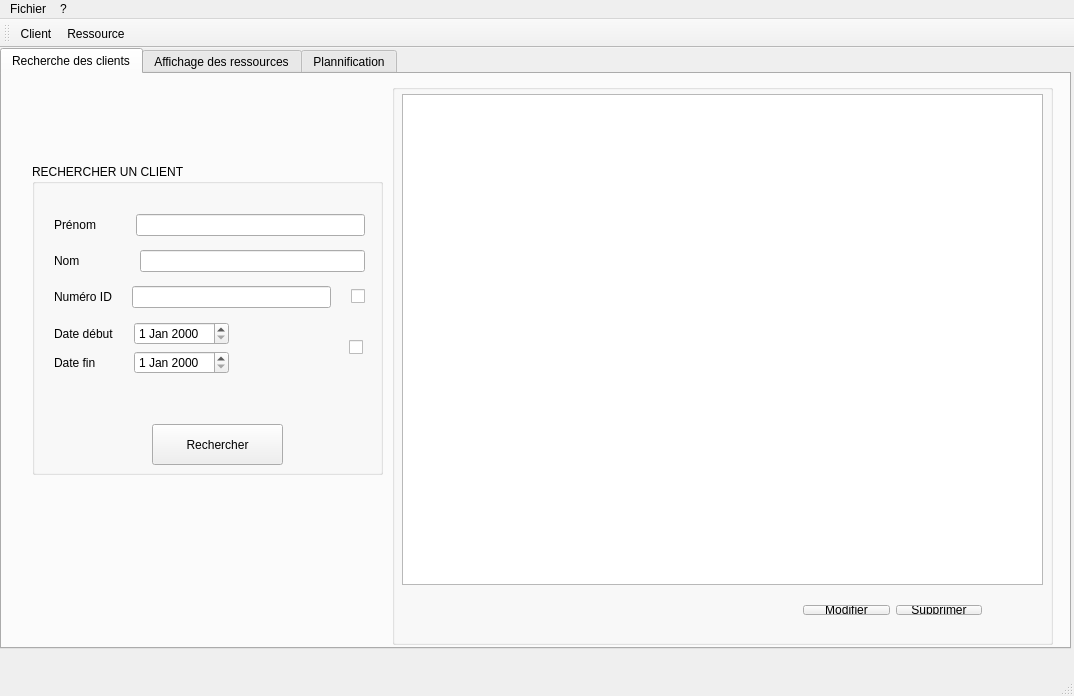
<?xml version="1.0" encoding="UTF-8"?>
<ui version="4.0">
 <class>MainWindow</class>
 <widget class="QMainWindow" name="MainWindow">
  <property name="geometry">
   <rect>
    <x>0</x>
    <y>0</y>
    <width>1074</width>
    <height>696</height>
   </rect>
  </property>
  <property name="windowTitle">
   <string>MainWindow</string>
  </property>
  <widget class="QWidget" name="centralWidget">
   <widget class="QTabWidget" name="tabWidget">
    <property name="geometry">
     <rect>
      <x>0</x>
      <y>0</y>
      <width>1071</width>
      <height>601</height>
     </rect>
    </property>
    <property name="currentIndex">
     <number>0</number>
    </property>
    <widget class="QWidget" name="widget">
     <attribute name="title">
      <string>Recherche des clients</string>
     </attribute>
     <widget class="QGroupBox" name="groupBox">
      <property name="geometry">
       <rect>
        <x>30</x>
        <y>90</y>
        <width>351</width>
        <height>311</height>
       </rect>
      </property>
      <property name="title">
       <string>RECHERCHER UN CLIENT</string>
      </property>
      <widget class="QPushButton" name="pushButton_recherche">
       <property name="geometry">
        <rect>
         <x>120</x>
         <y>260</y>
         <width>131</width>
         <height>41</height>
        </rect>
       </property>
       <property name="text">
        <string>Rechercher</string>
       </property>
      </widget>
      <widget class="QWidget" name="layoutWidget">
       <property name="geometry">
        <rect>
         <x>11</x>
         <y>31</y>
         <width>333</width>
         <height>201</height>
        </rect>
       </property>
       <layout class="QVBoxLayout" name="verticalLayout_2">
        <item>
         <layout class="QHBoxLayout" name="horizontalLayout_4">
          <property name="spacing">
           <number>40</number>
          </property>
          <item>
           <widget class="QLabel" name="label_2">
            <property name="text">
             <string>Prénom</string>
            </property>
           </widget>
          </item>
          <item>
           <widget class="QLineEdit" name="lineEdit_prenom">
            <property name="text">
             <string extracomment="Mon prenom"/>
            </property>
           </widget>
          </item>
         </layout>
        </item>
        <item>
         <layout class="QHBoxLayout" name="horizontalLayout_5">
          <property name="spacing">
           <number>60</number>
          </property>
          <item>
           <widget class="QLabel" name="label">
            <property name="text">
             <string>Nom</string>
            </property>
           </widget>
          </item>
          <item>
           <widget class="QLineEdit" name="lineEdit_nom"/>
          </item>
         </layout>
        </item>
        <item>
         <layout class="QHBoxLayout" name="horizontalLayout_3">
          <property name="spacing">
           <number>20</number>
          </property>
          <item>
           <widget class="QLabel" name="label_3">
            <property name="text">
             <string>Numéro ID</string>
            </property>
           </widget>
          </item>
          <item>
           <widget class="QLineEdit" name="lineEdit_numeroID"/>
          </item>
          <item>
           <widget class="QCheckBox" name="checkBox_id">
            <property name="text">
             <string/>
            </property>
           </widget>
          </item>
         </layout>
        </item>
        <item>
         <layout class="QHBoxLayout" name="horizontalLayout_6">
          <property name="spacing">
           <number>120</number>
          </property>
          <item>
           <layout class="QVBoxLayout" name="verticalLayout">
            <item>
             <layout class="QHBoxLayout" name="horizontalLayout_2">
              <property name="spacing">
               <number>20</number>
              </property>
              <item>
               <widget class="QLabel" name="label_4">
                <property name="text">
                 <string>Date début</string>
                </property>
               </widget>
              </item>
              <item>
               <widget class="QDateEdit" name="dateEdit_debutRecherche"/>
              </item>
             </layout>
            </item>
            <item>
             <layout class="QHBoxLayout" name="horizontalLayout">
              <property name="spacing">
               <number>27</number>
              </property>
              <item>
               <widget class="QLabel" name="label_5">
                <property name="text">
                 <string>Date fin</string>
                </property>
               </widget>
              </item>
              <item>
               <widget class="QDateEdit" name="dateEdit_finRecherche">
                <property name="dateTime">
                 <datetime>
                  <hour>0</hour>
                  <minute>0</minute>
                  <second>0</second>
                  <year>2000</year>
                  <month>1</month>
                  <day>1</day>
                 </datetime>
                </property>
                <property name="maximumDate">
                 <date>
                  <year>7999</year>
                  <month>12</month>
                  <day>21</day>
                 </date>
                </property>
               </widget>
              </item>
             </layout>
            </item>
           </layout>
          </item>
          <item>
           <widget class="QCheckBox" name="checkBox_dates">
            <property name="text">
             <string/>
            </property>
           </widget>
          </item>
         </layout>
        </item>
       </layout>
      </widget>
     </widget>
     <widget class="QGroupBox" name="groupBox_2">
      <property name="geometry">
       <rect>
        <x>390</x>
        <y>10</y>
        <width>661</width>
        <height>561</height>
       </rect>
      </property>
      <property name="title">
       <string/>
      </property>
      <widget class="QTableView" name="tableView">
       <property name="geometry">
        <rect>
         <x>10</x>
         <y>10</y>
         <width>641</width>
         <height>491</height>
        </rect>
       </property>
       <property name="selectionMode">
        <enum>QAbstractItemView::SingleSelection</enum>
       </property>
       <property name="selectionBehavior">
        <enum>QAbstractItemView::SelectRows</enum>
       </property>
      </widget>
      <widget class="QWidget" name="layoutWidget_2">
       <property name="geometry">
        <rect>
         <x>400</x>
         <y>510</y>
         <width>201</width>
         <height>32</height>
        </rect>
       </property>
       <layout class="QHBoxLayout" name="horizontalLayout_7">
        <item>
         <widget class="QPushButton" name="pushButton_modifier">
          <property name="text">
           <string>Modifier</string>
          </property>
         </widget>
        </item>
        <item>
         <widget class="QPushButton" name="pushButton_supprimer">
          <property name="text">
           <string>Supprimer</string>
          </property>
         </widget>
        </item>
       </layout>
      </widget>
     </widget>
    </widget>
    <widget class="QWidget" name="tab_3">
     <attribute name="title">
      <string>Affichage des ressources</string>
     </attribute>
     <widget class="QGroupBox" name="groupBox_3">
      <property name="geometry">
       <rect>
        <x>110</x>
        <y>60</y>
        <width>871</width>
        <height>431</height>
       </rect>
      </property>
      <property name="title">
       <string>RESSOURCES</string>
      </property>
      <widget class="QTreeView" name="treeView">
       <property name="geometry">
        <rect>
         <x>10</x>
         <y>30</y>
         <width>831</width>
         <height>351</height>
        </rect>
       </property>
      </widget>
      <widget class="QWidget" name="layoutWidget_3">
       <property name="geometry">
        <rect>
         <x>630</x>
         <y>390</y>
         <width>199</width>
         <height>32</height>
        </rect>
       </property>
       <layout class="QHBoxLayout" name="horizontalLayout_8">
        <item>
         <widget class="QPushButton" name="pushButton_modifier_ressources">
          <property name="text">
           <string>Modifier</string>
          </property>
         </widget>
        </item>
        <item>
         <widget class="QPushButton" name="pushButton_supprimer_ressources">
          <property name="text">
           <string>Supprimer</string>
          </property>
         </widget>
        </item>
       </layout>
      </widget>
     </widget>
     <widget class="QPushButton" name="pushButton">
      <property name="geometry">
       <rect>
        <x>380</x>
        <y>520</y>
        <width>113</width>
        <height>32</height>
       </rect>
      </property>
      <property name="text">
       <string>Exporter</string>
      </property>
     </widget>
    </widget>
    <widget class="QWidget" name="tab_2">
     <attribute name="title">
      <string>Plannification</string>
     </attribute>
    </widget>
   </widget>
  </widget>
  <widget class="QMenuBar" name="menuBar">
   <property name="geometry">
    <rect>
     <x>0</x>
     <y>0</y>
     <width>1074</width>
     <height>22</height>
    </rect>
   </property>
   <property name="defaultUp">
    <bool>true</bool>
   </property>
   <property name="nativeMenuBar">
    <bool>false</bool>
   </property>
   <widget class="QMenu" name="menuFichier">
    <property name="title">
     <string>Fichier</string>
    </property>
    <widget class="QMenu" name="menuAjouter">
     <property name="title">
      <string>Ajouter</string>
     </property>
     <addaction name="actionClient"/>
     <addaction name="actionRessource"/>
     <addaction name="actionDivers"/>
    </widget>
    <addaction name="menuAjouter"/>
    <addaction name="actionQuitter"/>
   </widget>
   <widget class="QMenu" name="menu">
    <property name="title">
     <string>?</string>
    </property>
    <addaction name="actionA_propos"/>
   </widget>
   <addaction name="menuFichier"/>
   <addaction name="menu"/>
  </widget>
  <widget class="QToolBar" name="mainToolBar">
   <attribute name="toolBarArea">
    <enum>TopToolBarArea</enum>
   </attribute>
   <attribute name="toolBarBreak">
    <bool>false</bool>
   </attribute>
   <addaction name="actionClient"/>
   <addaction name="actionRessource"/>
  </widget>
  <widget class="QStatusBar" name="statusBar"/>
  <action name="actionQuitter">
   <property name="icon">
    <iconset resource="resources.qrc">
     <normaloff>:/rec/icns/if_close_32391.icns</normaloff>:/rec/icns/if_close_32391.icns</iconset>
   </property>
   <property name="text">
    <string>Quitter</string>
   </property>
   <property name="visible">
    <bool>true</bool>
   </property>
   <property name="iconVisibleInMenu">
    <bool>true</bool>
   </property>
  </action>
  <action name="actionClient">
   <property name="icon">
    <iconset resource="resources.qrc">
     <normaloff>:/rec/icns/if_contact-new_23203.icns</normaloff>:/rec/icns/if_contact-new_23203.icns</iconset>
   </property>
   <property name="text">
    <string>Client</string>
   </property>
   <property name="visible">
    <bool>true</bool>
   </property>
   <property name="iconVisibleInMenu">
    <bool>true</bool>
   </property>
  </action>
  <action name="actionRessource">
   <property name="icon">
    <iconset resource="resources.qrc">
     <normaloff>:/rec/icns/if_group_full_add_103573.icns</normaloff>:/rec/icns/if_group_full_add_103573.icns</iconset>
   </property>
   <property name="text">
    <string>Ressource</string>
   </property>
   <property name="visible">
    <bool>true</bool>
   </property>
   <property name="iconVisibleInMenu">
    <bool>true</bool>
   </property>
  </action>
  <action name="actionA_propos">
   <property name="icon">
    <iconset resource="resources.qrc">
     <normaloff>:/rec/icns/if_Help_1493288.icns</normaloff>:/rec/icns/if_Help_1493288.icns</iconset>
   </property>
   <property name="text">
    <string>A propos</string>
   </property>
   <property name="visible">
    <bool>true</bool>
   </property>
   <property name="iconVisibleInMenu">
    <bool>true</bool>
   </property>
  </action>
  <action name="actionDivers">
   <property name="text">
    <string>Divers</string>
   </property>
  </action>
 </widget>
 <layoutdefault spacing="6" margin="11"/>
 <tabstops>
  <tabstop>lineEdit_prenom</tabstop>
  <tabstop>pushButton_modifier_ressources</tabstop>
  <tabstop>lineEdit_numeroID</tabstop>
  <tabstop>dateEdit_debutRecherche</tabstop>
  <tabstop>dateEdit_finRecherche</tabstop>
  <tabstop>pushButton_recherche</tabstop>
  <tabstop>pushButton_modifier</tabstop>
  <tabstop>pushButton_supprimer</tabstop>
  <tabstop>treeView</tabstop>
  <tabstop>tableView</tabstop>
  <tabstop>pushButton_supprimer_ressources</tabstop>
  <tabstop>tabWidget</tabstop>
  <tabstop>lineEdit_nom</tabstop>
 </tabstops>
 <resources>
  <include location="resources.qrc"/>
 </resources>
 <connections/>
</ui>
